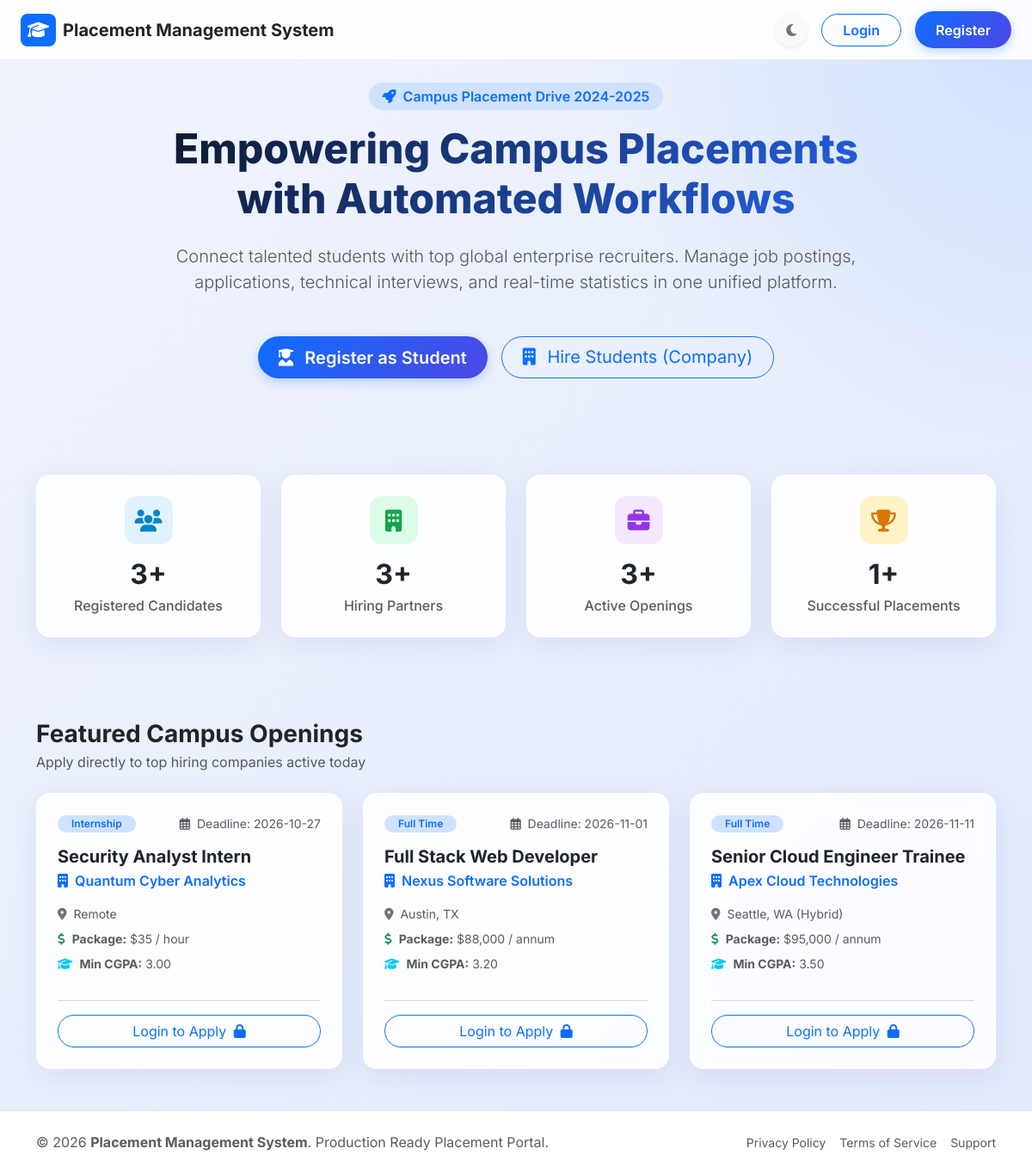
The page / on the database its author committed.
### tables this page shows
CREATE TABLE IF NOT EXISTS `jobs` (
  `id` INT AUTO_INCREMENT PRIMARY KEY,
  `company_id` INT NOT NULL,
  `title` VARCHAR(150) NOT NULL,
  `department_id` INT DEFAULT NULL,
  `job_type` ENUM('Full Time', 'Internship', 'Part Time', 'Contract') DEFAULT 'Full Time',
  `location` VARCHAR(100) NOT NULL,
  `salary_package` VARCHAR(100) NOT NULL,
  `min_cgpa` DECIMAL(3,2) DEFAULT 0.00,
  `vacancies` INT DEFAULT 1,
  `deadline` DATE NOT NULL,
  `description` TEXT NOT NULL,
  `requirements` TEXT NOT NULL,
  `status` ENUM('Active', 'Closed') DEFAULT 'Active',
  `created_at` TIMESTAMP DEFAULT CURRENT_TIMESTAMP,
  `updated_at` TIMESTAMP DEFAULT CURRENT_TIMESTAMP ON UPDATE CURRENT_TIMESTAMP,
  INDEX `idx_job_company` (`company_id`),
  INDEX `idx_job_dept` (`department_id`),
  INDEX `idx_job_status` (`status`),
  CONSTRAINT `fk_jobs_company` FOREIGN KEY (`company_id`) REFERENCES `companies` (`id`) ON DELETE CASCADE,
  CONSTRAINT `fk_jobs_department` FOREIGN KEY (`department_id`) REFERENCES `departments` (`id`) ON DELETE SET NULL
);

CREATE TABLE IF NOT EXISTS `companies` (
  `id` INT AUTO_INCREMENT PRIMARY KEY,
  `company_name` VARCHAR(150) NOT NULL,
  `email` VARCHAR(100) NOT NULL UNIQUE,
  `password` VARCHAR(255) NOT NULL,
  `phone` VARCHAR(20) DEFAULT NULL,
  `website` VARCHAR(150) DEFAULT NULL,
  `industry` VARCHAR(100) DEFAULT NULL,
  `location` VARCHAR(100) DEFAULT NULL,
  `description` TEXT DEFAULT NULL,
  `logo` VARCHAR(255) DEFAULT 'default-company.png',
  `status` ENUM('Pending', 'Approved', 'Rejected') DEFAULT 'Approved',
  `created_at` TIMESTAMP DEFAULT CURRENT_TIMESTAMP,
  `updated_at` TIMESTAMP DEFAULT CURRENT_TIMESTAMP ON UPDATE CURRENT_TIMESTAMP,
  INDEX `idx_company_email` (`email`),
  INDEX `idx_company_status` (`status`)
);

### index.php (the view, shortened to what this page needs)
<?php
require_once __DIR__ . '/includes/header.php';
require_once __DIR__ . '/includes/navbar.php';
$students_count = 0;
$companies_count = 0;
$jobs_count = 0;
$placements_count = 0;
$res1 = $conn->query("SELECT COUNT(*) FROM students");
if ($res1) $students_count = $res1->fetch_row()[0];
$res2 = $conn->query("SELECT COUNT(*) FROM companies WHERE status = 'Approved'");
if ($res2) $companies_count = $res2->fetch_row()[0];
$res3 = $conn->query("SELECT COUNT(*) FROM jobs WHERE status = 'Active'");
if ($res3) $jobs_count = $res3->fetch_row()[0];
$res4 = $conn->query("SELECT COUNT(*) FROM applications WHERE status = 'Selected'");
if ($res4) $placements_count = $res4->fetch_row()[0];
$featured_jobs = [];
$stmt = $conn->prepare("
    SELECT j.*, c.company_name, c.logo, d.name AS dept_name
    FROM jobs j
    JOIN companies c ON j.company_id = c.id
    LEFT JOIN departments d ON j.department_id = d.id
    WHERE j.status = 'Active'
    ORDER BY j.id DESC LIMIT 6
");
if ($stmt) {
    $stmt->execute();
    $featured_jobs = $stmt->get_result()->fetch_all(MYSQLI_ASSOC);
}
?>
<section class="hero-section text-center position-relative">
    <div class="container">
        <div class="row justify-content-center">
            <div class="col-lg-9">
                <span class="badge bg-primary-subtle text-primary px-3 py-2 rounded-pill mb-3 fw-semibold fs-6">
                    <i class="fas fa-rocket me-1"></i> Campus Placement Drive 2024-2025
                </span>
                <h1 class="hero-title mb-4">Empowering Campus Placements with Automated Workflows</h1>
                <p class="lead text-muted mb-5">
                    Connect talented students with top global enterprise recruiters. Manage job postings, applications, technical interviews, and real-time statistics in one unified platform.
                </p>
                <div class="d-flex flex-wrap justify-content-center gap-3">
                    <?php if (!isset($_SESSION['user_id'])): ?>
                        <a href="register.php?role=student" class="btn btn-primary-custom btn-lg rounded-pill px-4">
                            <i class="fas fa-user-graduate me-2"></i> Register as Student
                        </a>
                        <a href="register.php?role=company" class="btn btn-outline-primary btn-lg rounded-pill px-4">
                            <i class="fas fa-building me-2"></i> Hire Students (Company)
                        </a>
                    <?php else: ?>
                        <a href="<?php echo $_SESSION['role']; ?>/index.php" class="btn btn-primary-custom btn-lg rounded-pill px-5">
                            <i class="fas fa-tachometer-alt me-2"></i> Go to My Dashboard
                        </a>
                    <?php endif; ?>
                </div>
            </div>
        </div>
    </div>
</section>
<section class="py-5">
    <div class="container">
        <div class="row g-4">
            <div class="col-md-3 col-6">
                <div class="glass-card stat-card text-center flex-column justify-content-center p-4">
                    <div class="stat-icon primary mx-auto mb-3"><i class="fas fa-users"></i></div>
                    <h2 class="fw-bold text-dark mb-1"><?php echo number_format($students_count); ?>+</h2>
                    <span class="text-muted fw-medium">Registered Candidates</span>
                </div>
            </div>
            <div class="col-md-3 col-6">
                <div class="glass-card stat-card text-center flex-column justify-content-center p-4">
                    <div class="stat-icon success mx-auto mb-3"><i class="fas fa-building"></i></div>
                    <h2 class="fw-bold text-dark mb-1"><?php echo number_format($companies_count); ?>+</h2>
                    <span class="text-muted fw-medium">Hiring Partners</span>
                </div>
            </div>
            <div class="col-md-3 col-6">
                <div class="glass-card stat-card text-center flex-column justify-content-center p-4">
                    <div class="stat-icon purple mx-auto mb-3"><i class="fas fa-briefcase"></i></div>
                    <h2 class="fw-bold text-dark mb-1"><?php echo number_format($jobs_count); ?>+</h2>
                    <span class="text-muted fw-medium">Active Openings</span>
                </div>
            </div>
            <div class="col-md-3 col-6">
                <div class="glass-card stat-card text-center flex-column justify-content-center p-4">
                    <div class="stat-icon warning mx-auto mb-3"><i class="fas fa-trophy"></i></div>
                    <h2 class="fw-bold text-dark mb-1"><?php echo number_format($placements_count); ?>+</h2>
                    <span class="text-muted fw-medium">Successful Placements</span>
                </div>
            </div>
        </div>
    </div>
</section>
<section class="py-5 bg-white-50">
    <div class="container">
        <div class="d-flex justify-content-between align-items-center mb-4">
            <div>
                <h3 class="fw-bold text-dark mb-1">Featured Campus Openings</h3>
                <p class="text-muted mb-0">Apply directly to top hiring companies active today</p>
            </div>
        </div>
        <div class="row g-4">
            <?php if (empty($featured_jobs)): ?>
                <div class="col-12 text-center py-5 text-muted">
                    <i class="fas fa-briefcase fs-1 mb-3 opacity-50"></i>
                    <p>No active job postings right now. Check back soon!</p>
                </div>
            <?php else: ?>
                <?php foreach ($featured_jobs as $job): ?>
                    <div class="col-md-4">
                        <div class="glass-card p-4 h-100 d-flex flex-column justify-content-between">
                            <div>
                                <div class="d-flex align-items-center justify-content-between mb-3">
                                    <span class="badge bg-primary-subtle text-primary rounded-pill px-3 py-1 fw-semibold">
                                        <?php echo htmlspecialchars($job['job_type']); ?>
                                    </span>
                                    <small class="text-muted"><i class="far fa-calendar-alt me-1"></i> Deadline: <?php echo htmlspecialchars($job['deadline']); ?></small>
                                </div>
                                <h5 class="fw-bold text-dark mb-1"><?php echo htmlspecialchars($job['title']); ?></h5>
                                <p class="text-primary fw-semibold mb-3"><i class="fas fa-building me-1"></i> <?php echo htmlspecialchars($job['company_name']); ?></p>
                                <div class="d-flex flex-column gap-2 mb-3 text-muted small">
                                    <div><i class="fas fa-map-marker-alt text-secondary width-20 me-1"></i> <?php echo htmlspecialchars($job['location']); ?></div>
                                    <div><i class="fas fa-dollar-sign text-success width-20 me-1"></i> <strong>Package:</strong> <?php echo htmlspecialchars($job['salary_package']); ?></div>
                                    <div><i class="fas fa-graduation-cap text-info width-20 me-1"></i> <strong>Min CGPA:</strong> <?php echo htmlspecialchars($job['min_cgpa']); ?></div>
                                </div>
                            </div>
                            <div>
                                <hr class="my-3 text-secondary opacity-25">
                                <?php if (isset($_SESSION['role']) && $_SESSION['role'] === 'student'): ?>
                                    <a href="student/jobs.php?id=<?php echo $job['id']; ?>" class="btn btn-primary-custom w-100 rounded-pill">
                                        Apply Now <i class="fas fa-paper-plane ms-1"></i>
                                    </a>
                                <?php else: ?>
                                    <a href="login.php" class="btn btn-outline-primary w-100 rounded-pill">
                                        Login to Apply <i class="fas fa-lock ms-1"></i>
                                    </a>
                                <?php endif; ?>
                            </div>
                        </div>
                    </div>
                <?php endforeach; ?>
            <?php endif; ?>
        </div>
    </div>
</section>
<?php require_once __DIR__ . '/includes/footer.php'; ?>

### rows shown on the page
jobs: job_type "Internship", deadline "2026-10-27", title "Security Analyst Intern", company.company_name "Quantum Cyber Analytics", location "Remote", salary_package "$35 / hour", min_cgpa "3.00"
jobs: job_type "Full Time", deadline "2026-11-01", title "Full Stack Web Developer", company.company_name "Nexus Software Solutions", location "Austin, TX", salary_package "$88,000 / annum", min_cgpa "3.20"
jobs: job_type "Full Time", deadline "2026-11-11", title "Senior Cloud Engineer Trainee", company.company_name "Apex Cloud Technologies", location "Seattle, WA (Hybrid)", salary_package "$95,000 / annum", min_cgpa "3.50"

### other values the page prints
APP_NAME "Placement Management System"
$students_count "3"
$companies_count "3"
$jobs_count "3"
$placements_count "1"
